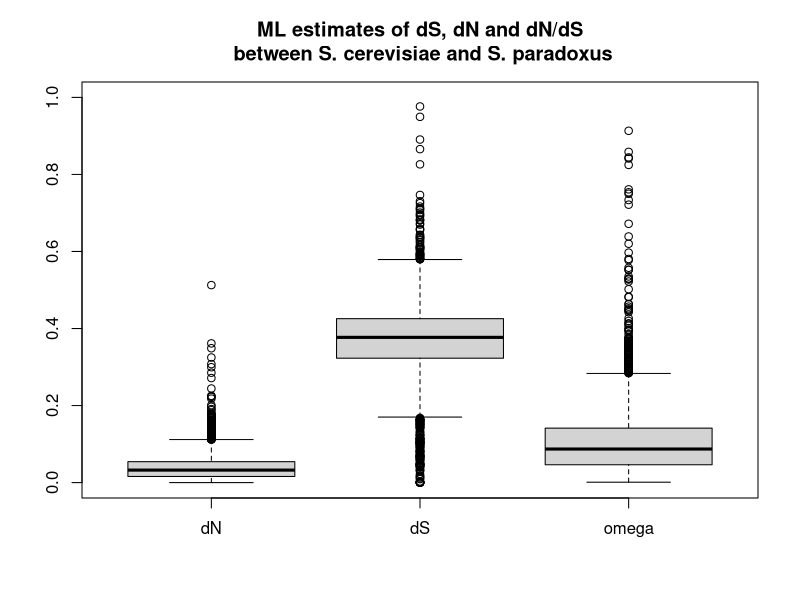

Write the R code that produced this figure.
## ---- chunk 1
knitr::opts_chunk$set(echo = TRUE)
## ---- chunk 2
require(data.table)
require(vioplot)
## ---- chunk 3
dat <- fread("../output/2017-12-01-Scer-Spar.txt", col.names = c("Genes", "dN", "dS", "omega"))
sapply(dat[,.(dN, dS, omega)], summary)
boxplot(dat[,2:4], ylim = c(0,1), main = "ML estimates of dS, dN and dN/dS\n between S. cerevisiae and S. paradoxus")
